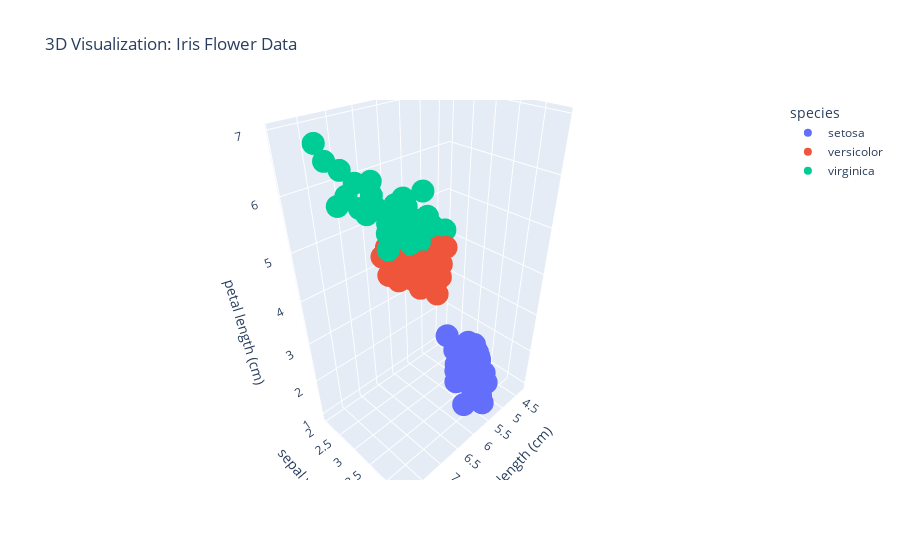
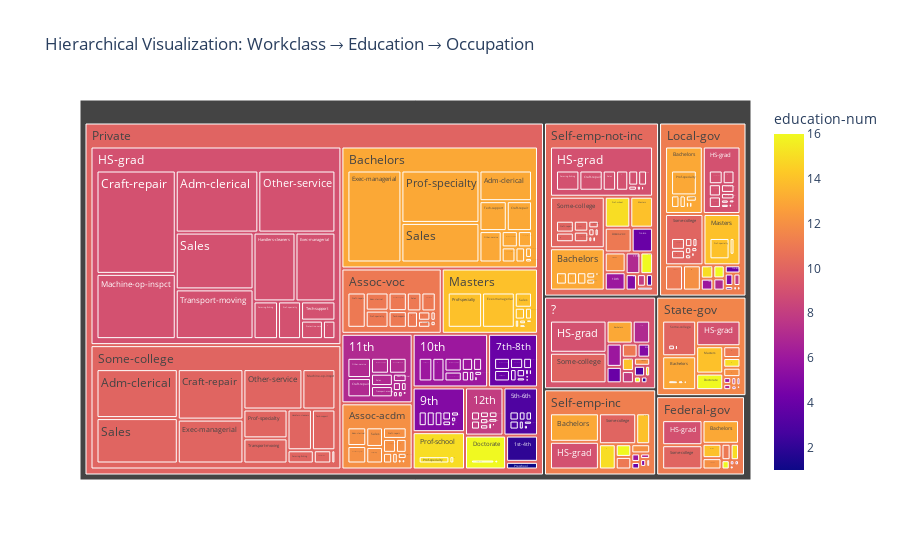

The notebook cell these images were saved under, in order:
### Code cell
# Experiment No: 04

#  Perform the following data visualization operations 
# using Tableau on Adult and Iris datasets. 
# a. 1D (Liner) Data Visualization
#  b. 2D (Planar) Data Visualization    
# c. 3D (Volumetric)  Data Visualization
#  d. Temporal  Data Visualization
#  e. Multidimensional  Data Visualization
#  f. Tree / Hierarchical  Data Visualization
#  g. Network  Data Visualization

import pandas as pd
import matplotlib.pyplot as plt
import seaborn as sns
import plotly.express as px
import numpy as np
import networkx as nx
from pandas.plotting import parallel_coordinates
from sklearn.datasets import load_iris

adult_url = "https://archive.ics.uci.edu/ml/machine-learning-databases/adult/adult.data"
adult_columns = [
    'age', 'workclass', 'fnlwgt', 'education', 'education-num', 'marital-status',
    'occupation', 'relationship', 'race', 'sex', 'capital-gain', 'capital-loss',
    'hours-per-week', 'native-country', 'income'
]
adult = pd.read_csv(adult_url, header=None, names=adult_columns, na_values=' ?', skipinitialspace=True)

iris_data = load_iris()
iris = pd.DataFrame(iris_data.data, columns=iris_data.feature_names)
iris['species'] = pd.Categorical.from_codes(iris_data.target, iris_data.target_names)

plt.figure(figsize=(8,4))
sns.histplot(iris['sepal length (cm)'], kde=True, color='purple')
plt.title('1D Visualization: Sepal Length Distribution (Iris)')
plt.xlabel('Sepal Length (cm)')
plt.ylabel('Count')
plt.show()

plt.figure(figsize=(8,4))
sns.countplot(x='education', data=adult, order=adult['education'].value_counts().index[:10])
plt.title('1D Visualization: Top 10 Education Levels (Adult)')
plt.xticks(rotation=45)
plt.show()

plt.figure(figsize=(6,5))
sns.scatterplot(x='sepal length (cm)', y='petal length (cm)', hue='species', data=iris)
plt.title('2D Visualization: Sepal vs Petal Length (Iris)')
plt.show()

plt.figure(figsize=(6,5))
sns.boxplot(x='income', y='age', data=adult)
plt.title('2D Visualization: Age vs Income Group (Adult)')
plt.show()

fig = px.scatter_3d(
    iris,
    x='sepal length (cm)',
    y='sepal width (cm)',
    z='petal length (cm)',
    color='species',
    title="3D Visualization: Iris Flower Data"
)
fig.show()

adult['year'] = np.random.randint(2010, 2021, size=len(adult))
time_df = adult.groupby('year')['hours-per-week'].mean().reset_index()
plt.figure(figsize=(7,4))
sns.lineplot(x='year', y='hours-per-week', data=time_df, marker='o')
plt.title('Temporal Visualization: Avg Working Hours Over Years (Adult)')
plt.show()

sns.pairplot(iris, hue='species')
plt.suptitle("Multidimensional Visualization: Iris Pairplot", y=1.02)
plt.show()

cols = ['age', 'hours-per-week', 'education-num', 'income']
plt.figure(figsize=(8,5))
parallel_coordinates(adult[cols].dropna().sample(200, random_state=42), 'income', colormap='cool')
plt.title('Multidimensional Visualization: Parallel Coordinates (Adult)')
plt.show()

fig = px.treemap(
    adult.dropna(subset=['workclass', 'education', 'occupation']),
    path=['workclass', 'education', 'occupation'],
    values='hours-per-week',
    color='education-num',
    title='Hierarchical Visualization: Workclass → Education → Occupation'
)
fig.show()

G = nx.Graph()
edges = [
    ('Education', 'Income'),
    ('Occupation', 'Income'),
    ('Age', 'Hours-Per-Week'),
    ('Workclass', 'Education'),
    ('Education', 'Occupation')
]
G.add_edges_from(edges)
plt.figure(figsize=(6,6))
pos = nx.spring_layout(G)
nx.draw(G, pos, with_labels=True, node_size=2000, node_color="lightblue", font_size=10, font_weight="bold")
plt.title("Network Visualization: Adult Data Relationships")
plt.show()

print("\n✅ All visualizations completed successfully!")

### Figure 1 — Plotly figure (JSON) as saved in the notebook; plotly's stock layout.template omitted (floating-point values rounded to 4 significant figures)
{"data": [{"hovertemplate": "species=setosa<br>sepal length (cm)=%{x}<br>sepal width (cm)=%{y}<br>petal length (cm)=%{z}<extra></extra>", "legendgroup": "setosa", "marker": {"color": "#636efa", "symbol": "circle"}, "mode": "markers", "name": "setosa", "scene": "scene", "showlegend": true, "type": "scatter3d", "x": [5.1, 4.9, 4.7, 4.6, 5, 5.4, 4.6, 5, 4.4, 4.9, 5.4, 4.8, 4.8, 4.3, 5.8, 5.7, 5.4, 5.1, 5.7, 5.1, 5.4, 5.1, 4.6, 5.1, 4.8, 5, 5, 5.2, 5.2, 4.7, 4.8, 5.4, 5.2, 5.5, 4.9, 5, 5.5, 4.9, 4.4, 5.1, 5, 4.5, 4.4, 5, 5.1, 4.8, 5.1, 4.6, 5.3, 5], "y": [3.5, 3, 3.2, 3.1, 3.6, 3.9, 3.4, 3.4, 2.9, 3.1, 3.7, 3.4, 3, 3, 4, 4.4, 3.9, 3.5, 3.8, 3.8, 3.4, 3.7, 3.6, 3.3, 3.4, 3, 3.4, 3.5, 3.4, 3.2, 3.1, 3.4, 4.1, 4.2, 3.1, 3.2, 3.5, 3.6, 3, 3.4, 3.5, 2.3, 3.2, 3.5, 3.8, 3, 3.8, 3.2, 3.7, 3.3], "z": [1.4, 1.4, 1.3, 1.5, 1.4, 1.7, 1.4, 1.5, 1.4, 1.5, 1.5, 1.6, 1.4, 1.1, 1.2, 1.5, 1.3, 1.4, 1.7, 1.5, 1.7, 1.5, 1, 1.7, 1.9, 1.6, 1.6, 1.5, 1.4, 1.6, 1.6, 1.5, 1.5, 1.4, 1.5, 1.2, 1.3, 1.4, 1.3, 1.5, 1.3, 1.3, 1.3, 1.6, 1.9, 1.4, 1.6, 1.4, 1.5, 1.4]}, {"hovertemplate": "species=versicolor<br>sepal length (cm)=%{x}<br>sepal width (cm)=%{y}<br>petal length (cm)=%{z}<extra></extra>", "legendgroup": "versicolor", "marker": {"color": "#EF553B", "symbol": "circle"}, "mode": "markers", "name": "versicolor", "scene": "scene", "showlegend": true, "type": "scatter3d", "x": [7, 6.4, 6.9, 5.5, 6.5, 5.7, 6.3, 4.9, 6.6, 5.2, 5, 5.9, 6, 6.1, 5.6, 6.7, 5.6, 5.8, 6.2, 5.6, 5.9, 6.1, 6.3, 6.1, 6.4, 6.6, 6.8, 6.7, 6, 5.7, 5.5, 5.5, 5.8, 6, 5.4, 6, 6.7, 6.3, 5.6, 5.5, 5.5, 6.1, 5.8, 5, 5.6, 5.7, 5.7, 6.2, 5.1, 5.7], "y": [3.2, 3.2, 3.1, 2.3, 2.8, 2.8, 3.3, 2.4, 2.9, 2.7, 2, 3, 2.2, 2.9, 2.9, 3.1, 3, 2.7, 2.2, 2.5, 3.2, 2.8, 2.5, 2.8, 2.9, 3, 2.8, 3, 2.9, 2.6, 2.4, 2.4, 2.7, 2.7, 3, 3.4, 3.1, 2.3, 3, 2.5, 2.6, 3, 2.6, 2.3, 2.7, 3, 2.9, 2.9, 2.5, 2.8], "z": [4.7, 4.5, 4.9, 4, 4.6, 4.5, 4.7, 3.3, 4.6, 3.9, 3.5, 4.2, 4, 4.7, 3.6, 4.4, 4.5, 4.1, 4.5, 3.9, 4.8, 4, 4.9, 4.7, 4.3, 4.4, 4.8, 5, 4.5, 3.5, 3.8, 3.7, 3.9, 5.1, 4.5, 4.5, 4.7, 4.4, 4.1, 4, 4.4, 4.6, 4, 3.3, 4.2, 4.2, 4.2, 4.3, 3, 4.1]}, {"hovertemplate": "species=virginica<br>sepal length (cm)=%{x}<br>sepal width (cm)=%{y}<br>petal length (cm)=%{z}<extra></extra>", "legendgroup": "virginica", "marker": {"color": "#00cc96", "symbol": "circle"}, "mode": "markers", "name": "virginica", "scene": "scene", "showlegend": true, "type": "scatter3d", "x": [6.3, 5.8, 7.1, 6.3, 6.5, 7.6, 4.9, 7.3, 6.7, 7.2, 6.5, 6.4, 6.8, 5.7, 5.8, 6.4, 6.5, 7.7, 7.7, 6, 6.9, 5.6, 7.7, 6.3, 6.7, 7.2, 6.2, 6.1, 6.4, 7.2, 7.4, 7.9, 6.4, 6.3, 6.1, 7.7, 6.3, 6.4, 6, 6.9, 6.7, 6.9, 5.8, 6.8, 6.7, 6.7, 6.3, 6.5, 6.2, 5.9], "y": [3.3, 2.7, 3, 2.9, 3, 3, 2.5, 2.9, 2.5, 3.6, 3.2, 2.7, 3, 2.5, 2.8, 3.2, 3, 3.8, 2.6, 2.2, 3.2, 2.8, 2.8, 2.7, 3.3, 3.2, 2.8, 3, 2.8, 3, 2.8, 3.8, 2.8, 2.8, 2.6, 3, 3.4, 3.1, 3, 3.1, 3.1, 3.1, 2.7, 3.2, 3.3, 3, 2.5, 3, 3.4, 3], "z": [6, 5.1, 5.9, 5.6, 5.8, 6.6, 4.5, 6.3, 5.8, 6.1, 5.1, 5.3, 5.5, 5, 5.1, 5.3, 5.5, 6.7, 6.9, 5, 5.7, 4.9, 6.7, 4.9, 5.7, 6, 4.8, 4.9, 5.6, 5.8, 6.1, 6.4, 5.6, 5.1, 5.6, 6.1, 5.6, 5.5, 4.8, 5.4, 5.6, 5.1, 5.1, 5.9, 5.7, 5.2, 5, 5.2, 5.4, 5.1]}], "layout": {"legend": {"title": {"text": "species"}, "tracegroupgap": 0}, "scene": {"domain": {"x": [0, 1], "y": [0, 1]}, "xaxis": {"title": {"text": "sepal length (cm)"}}, "yaxis": {"title": {"text": "sepal width (cm)"}}, "zaxis": {"title": {"text": "petal length (cm)"}}}, "title": {"text": "3D Visualization: Iris Flower Data"}}}

### Figure 2 — Plotly figure (JSON) as saved in the notebook; plotly's stock layout.template omitted (floating-point values rounded to 4 significant figures; data arrays with more than 128 entries replaced by an {"elided": "..."} marker saying what was removed)
{"data": [{"branchvalues": "total", "customdata": {"elided": "882x1 float values"}, "domain": {"x": [0, 1], "y": [0, 1]}, "hovertemplate": "labels=%{label}<br>hours-per-week=%{value}<br>parent=%{parent}<br>id=%{id}<br>education-num=%{color}<extra></extra>", "ids": {"elided": "882 str values"}, "labels": {"elided": "882 str values"}, "marker": {"coloraxis": "coloraxis", "colors": {"elided": "882 float values"}}, "name": "", "parents": {"elided": "882 str values"}, "type": "treemap", "values": {"elided": "882 int values"}}], "layout": {"coloraxis": {"colorbar": {"title": {"text": "education-num"}}, "colorscale": [[0, "#0d0887"], [0.1111, "#46039f"], [0.2222, "#7201a8"], [0.3333, "#9c179e"], [0.4444, "#bd3786"], [0.5556, "#d8576b"], [0.6667, "#ed7953"], [0.7778, "#fb9f3a"], [0.8889, "#fdca26"], [1, "#f0f921"]]}, "legend": {"tracegroupgap": 0}, "title": {"text": "Hierarchical Visualization: Workclass → Education → Occupation"}}}
